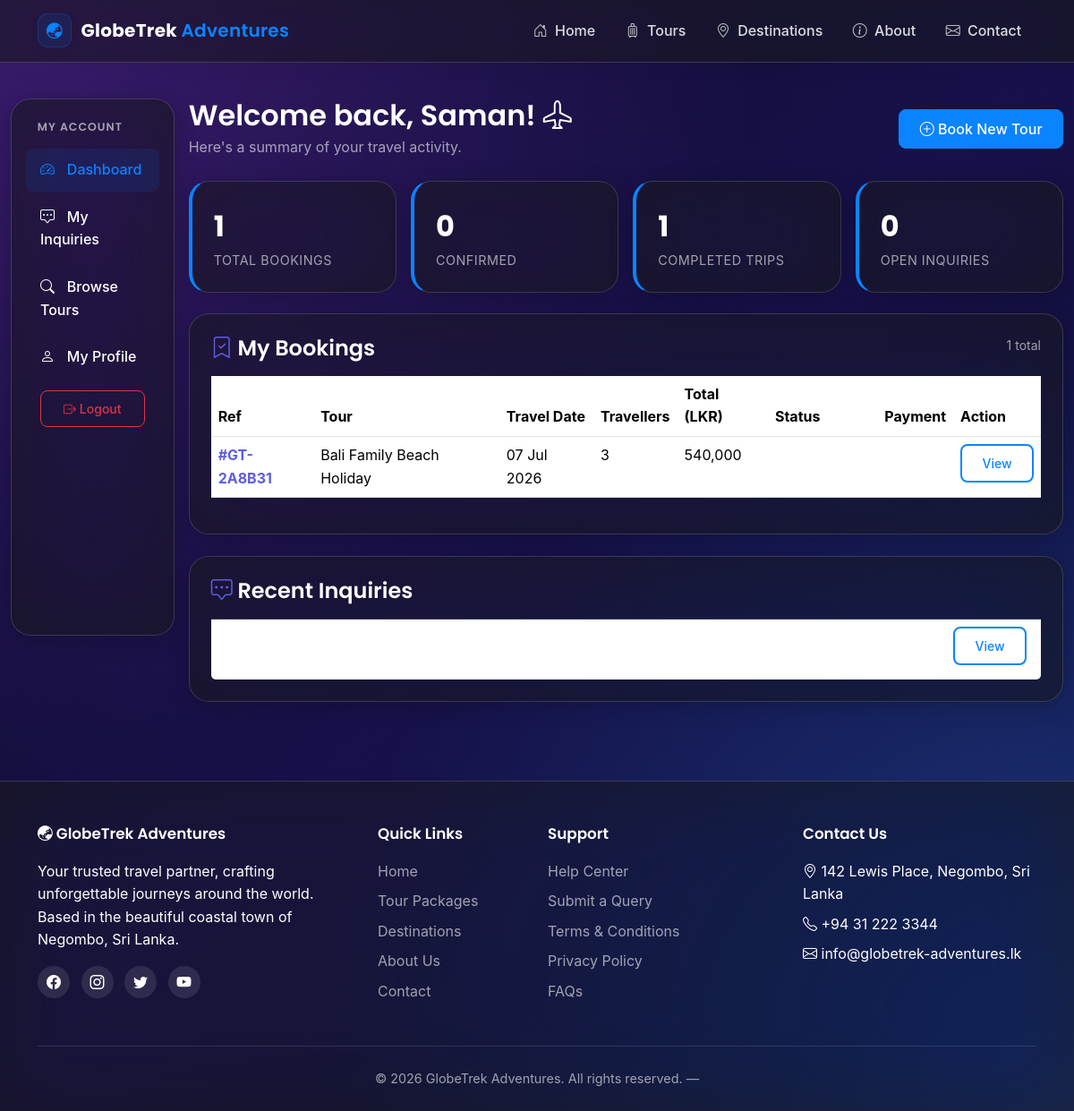
The page /dashboard/customer/ (signed in) on the database its author committed.
### apps/bookings/models.py (models this page shows, shortened)
class Booking(models.Model):
    STATUS_CHOICES = [
        ('pending', 'Pending Confirmation'),
        ('confirmed', 'Confirmed'),
        ('completed', 'Completed'),
        ('cancelled', 'Cancelled'),
    ]
    PAYMENT_CHOICES = [
        ('unpaid', 'Unpaid'),
        ('paid', 'Paid'),
        ('refunded', 'Refunded'),
    ]
    reference = models.CharField(max_length=12, unique=True, editable=False, blank=True)
    customer = models.ForeignKey(
        User, on_delete=models.CASCADE, related_name='bookings',
    )
    package = models.ForeignKey(
        TourPackage, on_delete=models.PROTECT, related_name='bookings',
    )
    travel_date = models.DateField(help_text='Date the tour starts.')
    num_travellers = models.PositiveIntegerField(default=1)
    total_price = models.DecimalField(max_digits=10, decimal_places=2)
    status = models.CharField(max_length=10, choices=STATUS_CHOICES, default='pending')
    payment_status = models.CharField(
        max_length=10, choices=PAYMENT_CHOICES, default='unpaid',
    )
    special_requests = models.TextField(blank=True)
    created_at = models.DateTimeField(auto_now_add=True)
    updated_at = models.DateTimeField(auto_now=True)
    class Meta:
        ordering = ['-created_at']

### apps/tours/models.py (models this page shows, shortened)
class TourPackage(models.Model):
    title = models.CharField(max_length=200)
    slug = models.SlugField(max_length=220, unique=True, blank=True)
    destination = models.ForeignKey(
        Destination, on_delete=models.CASCADE, related_name='packages',
    )
    category = models.ForeignKey(
        TourCategory,
        on_delete=models.SET_NULL,
        null=True, blank=True,
        related_name='packages',
    )
    description = models.TextField()
    duration_days = models.PositiveIntegerField(
        validators=[MinValueValidator(1)],
        help_text='Total number of days for this tour.',
    )
    price = models.DecimalField(
        max_digits=10, decimal_places=2,
        help_text='Price per person in LKR.',
    )
    max_travellers = models.PositiveIntegerField(default=10)
    includes = models.TextField(
        help_text='What is included (one item per line: flights, hotel, meals).',
    )
    excludes = models.TextField(
        blank=True,
        help_text='What is NOT included (visa fees, insurance, etc.)',
    )
    image = models.ImageField(upload_to='tours/', blank=True, null=True)
    rating = models.DecimalField(
        max_digits=3, decimal_places=1,
        default=4.5,
        validators=[MinValueValidator(0), MaxValueValidator(5)],
    )
    available_from = models.DateField()
    available_to = models.DateField()
    is_active = models.BooleanField(default=True)
    created_at = models.DateTimeField(auto_now_add=True)
    updated_at = models.DateTimeField(auto_now=True)
    class Meta:
        ordering = ['-created_at']

### apps/inquiries/models.py (models this page shows, shortened)
class Inquiry(models.Model):
    STATUS_CHOICES = [
        ('open', 'Open'),
        ('in_progress', 'In Progress'),
        ('resolved', 'Resolved'),
    ]
    customer = models.ForeignKey(
        User,
        on_delete=models.SET_NULL,
        null=True, blank=True,
        related_name='inquiries',
    )
    name = models.CharField(max_length=80)
    email = models.EmailField()
    phone = models.CharField(max_length=20, blank=True)
    subject = models.CharField(max_length=200)
    message = models.TextField()
    status = models.CharField(max_length=15, choices=STATUS_CHOICES, default='open')
    created_at = models.DateTimeField(auto_now_add=True)
    updated_at = models.DateTimeField(auto_now=True)
    class Meta:
        verbose_name_plural = 'Inquiries'
        ordering = ['-created_at']

### apps/dashboard/views.py (the view)
# urls.py: path('customer/', views.customer_dashboard, name='customer'),
@login_required
def customer_dashboard(request):
    bookings = Booking.objects.filter(customer=request.user).select_related('package')
    inquiries = Inquiry.objects.filter(customer=request.user)
    stats = {
        'total_bookings': bookings.count(),
        'pending': bookings.filter(status='pending').count(),
        'confirmed': bookings.filter(status='confirmed').count(),
        'completed': bookings.filter(status='completed').count(),
        'inquiries_open': inquiries.exclude(status='resolved').count(),
    }
    return render(request, 'dashboard/customer.html', {
        'bookings': bookings[:10],
        'recent_inquiries': inquiries[:5],
        'stats': stats,
    })

### apps/accounts/models.py (called while the page is built)
    @property
    def is_staff_role(self):
        return self.role == 'staff'

    @property
    def is_admin(self):
        return self.role == 'admin'

### apps/core/context_processors.py (called while the page is built)
def site_meta(request):
    return {
        'COMPANY_NAME': settings.COMPANY_NAME,
        'COMPANY_ADDRESS': settings.COMPANY_ADDRESS,
        'COMPANY_PHONE': settings.COMPANY_PHONE,
        'COMPANY_EMAIL': settings.COMPANY_EMAIL,
    }

### templates/dashboard/customer.html (shortened to what this page needs)
{% extends 'base.html' %}
{% load humanize %}
{% block content %}
<div class="container-fluid mt-3">
    <div class="row g-3">
        <div class="col-lg-2">{% include 'dashboard/_sidebar.html' %}</div>
        <div class="col-lg-10">
            <div class="d-flex justify-content-between align-items-center mb-4">
                <div>
                    <h2 class="d-flex align-items-center gap-2 mb-1">Welcome back, {{ user.first_name|default:user.username }}! <i class="bi bi-airplane"></i></h2>
                    <p class="text-muted mb-0">Here's a summary of your travel activity.</p>
                </div>
                <a href="{% url 'tours:package_list' %}" class="btn btn-indigo"><i class="bi bi-plus-circle"></i> Book New Tour</a>
            </div>
            <div class="row g-3 mb-4">
                <div class="col-md-3 col-6">
                    <div class="stat-card">
                        <div class="stat-value">{{ stats.total_bookings }}</div>
                        <div class="stat-label">Total Bookings</div>
                    </div>
                </div>
                <div class="col-md-3 col-6">
                    <div class="stat-card">
                        <div class="stat-value">{{ stats.confirmed }}</div>
                        <div class="stat-label">Confirmed</div>
                    </div>
                </div>
                <div class="col-md-3 col-6">
                    <div class="stat-card">
                        <div class="stat-value">{{ stats.completed }}</div>
                        <div class="stat-label">Completed Trips</div>
                    </div>
                </div>
                <div class="col-md-3 col-6">
                    <div class="stat-card">
                        <div class="stat-value">{{ stats.inquiries_open }}</div>
                        <div class="stat-label">Open Inquiries</div>
                    </div>
                </div>
            </div>
            <div class="card p-4 mb-4">
                <div class="d-flex justify-content-between mb-3">
                    <h4 class="mb-0"><i class="bi bi-bookmark-check text-indigo"></i> My Bookings</h4>
                    <small class="text-muted">{{ stats.total_bookings }} total</small>
                </div>
                {% if bookings %}
                <div class="table-responsive">
                    <table class="table table-hover">
                        <thead>
                            <tr>
                                <th>Ref</th>
                                <th>Tour</th>
                                <th>Travel Date</th>
                                <th>Travellers</th>
                                <th>Total (LKR)</th>
                                <th>Status</th>
                                <th>Payment</th>
                                <th>Action</th>
                            </tr>
                        </thead>
                        <tbody>
                            {% for b in bookings %}
                            <tr>
                                <td><strong class="text-indigo">#{{ b.reference }}</strong></td>
                                <td>{{ b.package.title|truncatechars:30 }}</td>
                                <td>{{ b.travel_date|date:"d M Y" }}</td>
                                <td>{{ b.num_travellers }}</td>
                                <td>{{ b.total_price|floatformat:0|intcomma }}</td>
                                <td><span class="status-badge status-{{ b.status }}">{{ b.get_status_display }}</span></td>
                                <td><span class="status-badge status-{{ b.payment_status }}">{{ b.get_payment_status_display }}</span></td>
                                <td>
                                    <a href="{% url 'bookings:detail' b.id %}" class="btn btn-sm btn-outline-indigo">View</a>
                                </td>
                            </tr>
                            {% endfor %}
                        </tbody>
                    </table>
                </div>
                {% else %}
                <div class="text-center py-4 text-muted">
                    <i class="bi bi-suitcase" style="font-size: 3rem;"></i>
                    <p class="mt-2">No bookings yet. <a href="{% url 'tours:package_list' %}">Explore tours →</a></p>
                </div>
                {% endif %}
            </div>
            {% if recent_inquiries %}
            <div class="card p-4">
                <h4 class="mb-3"><i class="bi bi-chat-square-dots text-indigo"></i> Recent Inquiries</h4>
                <ul class="list-group list-group-flush">
                    {% for i in recent_inquiries %}
                    <li class="list-group-item d-flex justify-content-between">
                        <div>
                            <strong>{{ i.subject }}</strong><br>
                            <small class="text-muted">{{ i.created_at|date:"d M Y" }} &middot; {{ i.replies.count }} repl{{ i.replies.count|pluralize:"y,ies" }}</small>
                        </div>
                        <div>
                            <span class="status-badge status-{{ i.status }}">{{ i.get_status_display }}</span>
                            <a href="{% url 'inquiries:my_detail' i.pk %}" class="btn btn-sm btn-outline-indigo ms-2">View</a>
                        </div>
                    </li>
                    {% endfor %}
                </ul>
            </div>
            {% endif %}
        </div>
    </div>
</div>
{% endblock %}

### static/css/style.css (style rules this page uses)
:root { --primary: #0A84FF; --primary-dark: #0061CC; --primary-light: #5E5CE6; --accent: #BF5AF2; --bg-tint: rgba(0, 0, 0, 0.2); --bg-white: rgba(255, 255, 255, 0.1); --text-dark: #FFFFFF; --text-muted: rgba(255, 255, 255, 0.6); --success: #32D74B; --danger: #FF453A; --warning: #FF9F0A; --shadow-soft: 0 4px 24px 0 rgba(0, 0, 0, 0.2); --shadow-hover: 0 12px 40px 0 rgba(0, 0, 0, 0.3); --glass-border: rgba(255, 255, 255, 0.15); --glass-bg: rgba(25, 25, 25, 0.65); --radius: 22px; --bs-body-color: var(--text-dark); }
* { box-sizing: border-box; }
body { font-family: -apple-system, BlinkMacSystemFont, "Segoe UI", Roboto, Helvetica, Arial, sans-serif, "Apple Color Emoji", "Segoe UI Emoji", "Segoe UI Symbol"; background: radial-gradient(ellipse at top left, #3A1C71 0%, transparent 50%), radial-gradient(ellipse at bottom right, #1E3A8A 0%, transparent 50%), linear-gradient(135deg, #100C2A 0%, #17114A 50%, #0B1032 100%); background-size: cover; background-attachment: fixed; color: var(--text-dark); line-height: 1.6; margin: 0; padding: 0; min-height: 100vh; }
h1, h2, h3, h4, h5, h6 { font-family: 'Poppins', sans-serif; font-weight: 600; color: var(--text-dark); }
a { color: var(--primary); text-decoration: none; transition: color 0.2s ease; }
.btn { border-radius: 8px; padding: 0.55rem 1.4rem; font-weight: 500; transition: all 0.2s ease; }
.btn-primary, .btn-indigo { background: var(--primary); border-color: var(--primary); color: #fff; }
.btn-outline-indigo { background: transparent; border: 2px solid var(--primary); color: var(--primary); }
.card { border: 1px solid var(--glass-border); background: var(--glass-bg); backdrop-filter: blur(48px) saturate(200%); -webkit-backdrop-filter: blur(48px) saturate(200%); border-radius: var(--radius); box-shadow: var(--shadow-soft); transition: transform 0.3s ease, box-shadow 0.3s ease, background 0.3s ease; overflow: hidden; }
.text-muted { color: var(--text-muted) !important; }
.status-badge { padding: 0.3rem 0.75rem; border-radius: 20px; font-size: 0.78rem; font-weight: 600; text-transform: uppercase; letter-spacing: 0.3px; background: rgba(255, 255, 255, 0.15); border: 1px solid rgba(255, 255, 255, 0.2); color: var(--text-dark); }
.stat-card { background: var(--glass-bg); backdrop-filter: blur(48px) saturate(200%); -webkit-backdrop-filter: blur(48px) saturate(200%); border: 1px solid var(--glass-border); padding: 1.5rem; border-radius: var(--radius); box-shadow: var(--shadow-soft); border-left: 4px solid var(--primary); }
.stat-card .stat-value { font-size: 2rem; font-weight: 700; color: var(--text-dark); font-family: 'Poppins', sans-serif; }
.stat-card .stat-label { color: var(--text-muted); font-size: 0.9rem; text-transform: uppercase; letter-spacing: 0.5px; }
.text-indigo { color: var(--primary-light) !important; }

### rows shown on the page
Booking: reference "GT-2A8B31", package "Bali Family Beach Holiday", travel_date "07 Jul 2026", num_travellers "3", total_price "540,000"

### other values the page prints
{{ user.first_name|default:user.username }} "Saman"
{{ stats.total_bookings }} "1"
{{ stats.confirmed }} "0"
{{ stats.completed }} "1"
{{ stats.inquiries_open }} "0"
{{ COMPANY_ADDRESS }} "142 Lewis Place, Negombo, Sri Lanka"
{{ COMPANY_PHONE }} "+94 31 222 3344"
{{ COMPANY_EMAIL }} "info@globetrek-adventures.lk"
{{ COMPANY_NAME }} "GlobeTrek Adventures"
